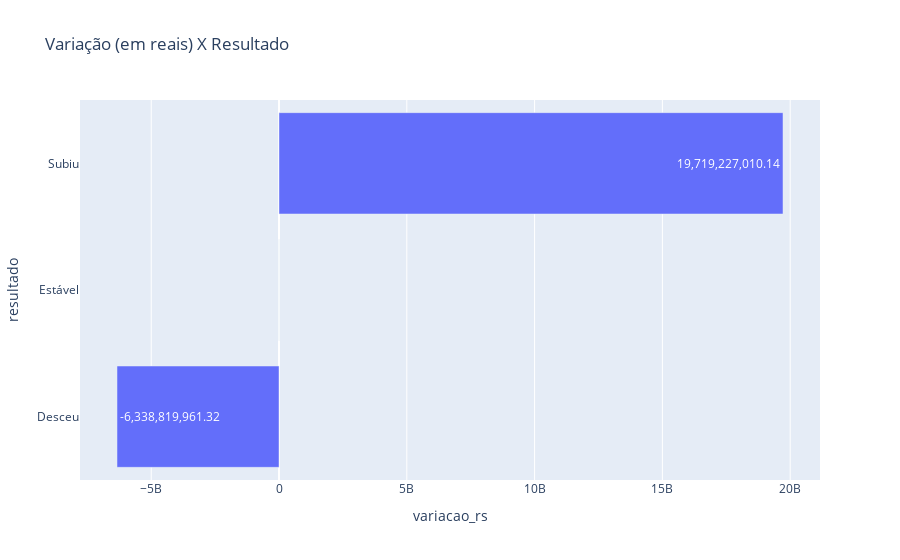

Source (notebook cell):
### Code cell
fig_analise_saldo = px.bar(df_analise_saldo, x='variacao_rs', y='resultado', text='variacao_rs', text_auto=',.2f', title='Variação (em reais) X Resultado')
fig_analise_saldo.show()

### Figure 1 — Plotly figure (JSON) as saved in the notebook; plotly's stock layout.template omitted (floating-point values rounded to 4 significant figures)
{"data": [{"alignmentgroup": "True", "hovertemplate": "variacao_rs=%{text}<br>resultado=%{y}<extra></extra>", "legendgroup": "", "marker": {"color": "#636efa", "pattern": {"shape": ""}}, "name": "", "offsetgroup": "", "orientation": "h", "showlegend": false, "text": [-6339000000.0, 0, 19720000000.0], "textposition": "auto", "texttemplate": "%{x:,.2f}", "type": "bar", "x": [-6339000000.0, 0, 19720000000.0], "xaxis": "x", "y": ["Desceu", "Estável", "Subiu"], "yaxis": "y"}], "layout": {"barmode": "relative", "legend": {"tracegroupgap": 0}, "title": {"text": "Variação (em reais) X Resultado"}, "xaxis": {"anchor": "y", "domain": [0, 1], "title": {"text": "variacao_rs"}}, "yaxis": {"anchor": "x", "domain": [0, 1], "title": {"text": "resultado"}}}}
